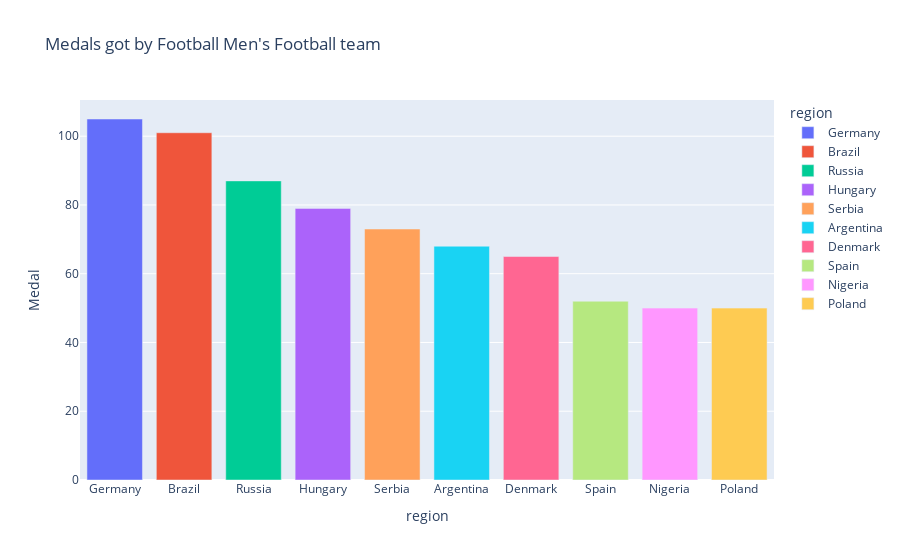

The notebook cell saved with this chart:
### Code cell
import plotly.express as px
px.bar(football_men, x="region",
                    y="Medal", color = "region", title = "Medals got by Football Men's Football team")

### Figure 1 — Plotly figure (JSON) as saved in the notebook; plotly's stock layout.template omitted (floating-point values rounded to 4 significant figures)
{"data": [{"alignmentgroup": "True", "hovertemplate": "region=%{x}<br>Medal=%{y}<extra></extra>", "legendgroup": "Germany", "marker": {"color": "#636efa", "pattern": {"shape": ""}}, "name": "Germany", "offsetgroup": "Germany", "orientation": "v", "showlegend": true, "textposition": "auto", "type": "bar", "x": ["Germany"], "xaxis": "x", "y": [105], "yaxis": "y"}, {"alignmentgroup": "True", "hovertemplate": "region=%{x}<br>Medal=%{y}<extra></extra>", "legendgroup": "Brazil", "marker": {"color": "#EF553B", "pattern": {"shape": ""}}, "name": "Brazil", "offsetgroup": "Brazil", "orientation": "v", "showlegend": true, "textposition": "auto", "type": "bar", "x": ["Brazil"], "xaxis": "x", "y": [101], "yaxis": "y"}, {"alignmentgroup": "True", "hovertemplate": "region=%{x}<br>Medal=%{y}<extra></extra>", "legendgroup": "Russia", "marker": {"color": "#00cc96", "pattern": {"shape": ""}}, "name": "Russia", "offsetgroup": "Russia", "orientation": "v", "showlegend": true, "textposition": "auto", "type": "bar", "x": ["Russia"], "xaxis": "x", "y": [87], "yaxis": "y"}, {"alignmentgroup": "True", "hovertemplate": "region=%{x}<br>Medal=%{y}<extra></extra>", "legendgroup": "Hungary", "marker": {"color": "#ab63fa", "pattern": {"shape": ""}}, "name": "Hungary", "offsetgroup": "Hungary", "orientation": "v", "showlegend": true, "textposition": "auto", "type": "bar", "x": ["Hungary"], "xaxis": "x", "y": [79], "yaxis": "y"}, {"alignmentgroup": "True", "hovertemplate": "region=%{x}<br>Medal=%{y}<extra></extra>", "legendgroup": "Serbia", "marker": {"color": "#FFA15A", "pattern": {"shape": ""}}, "name": "Serbia", "offsetgroup": "Serbia", "orientation": "v", "showlegend": true, "textposition": "auto", "type": "bar", "x": ["Serbia"], "xaxis": "x", "y": [73], "yaxis": "y"}, {"alignmentgroup": "True", "hovertemplate": "region=%{x}<br>Medal=%{y}<extra></extra>", "legendgroup": "Argentina", "marker": {"color": "#19d3f3", "pattern": {"shape": ""}}, "name": "Argentina", "offsetgroup": "Argentina", "orientation": "v", "showlegend": true, "textposition": "auto", "type": "bar", "x": ["Argentina"], "xaxis": "x", "y": [68], "yaxis": "y"}, {"alignmentgroup": "True", "hovertemplate": "region=%{x}<br>Medal=%{y}<extra></extra>", "legendgroup": "Denmark", "marker": {"color": "#FF6692", "pattern": {"shape": ""}}, "name": "Denmark", "offsetgroup": "Denmark", "orientation": "v", "showlegend": true, "textposition": "auto", "type": "bar", "x": ["Denmark"], "xaxis": "x", "y": [65], "yaxis": "y"}, {"alignmentgroup": "True", "hovertemplate": "region=%{x}<br>Medal=%{y}<extra></extra>", "legendgroup": "Spain", "marker": {"color": "#B6E880", "pattern": {"shape": ""}}, "name": "Spain", "offsetgroup": "Spain", "orientation": "v", "showlegend": true, "textposition": "auto", "type": "bar", "x": ["Spain"], "xaxis": "x", "y": [52], "yaxis": "y"}, {"alignmentgroup": "True", "hovertemplate": "region=%{x}<br>Medal=%{y}<extra></extra>", "legendgroup": "Nigeria", "marker": {"color": "#FF97FF", "pattern": {"shape": ""}}, "name": "Nigeria", "offsetgroup": "Nigeria", "orientation": "v", "showlegend": true, "textposition": "auto", "type": "bar", "x": ["Nigeria"], "xaxis": "x", "y": [50], "yaxis": "y"}, {"alignmentgroup": "True", "hovertemplate": "region=%{x}<br>Medal=%{y}<extra></extra>", "legendgroup": "Poland", "marker": {"color": "#FECB52", "pattern": {"shape": ""}}, "name": "Poland", "offsetgroup": "Poland", "orientation": "v", "showlegend": true, "textposition": "auto", "type": "bar", "x": ["Poland"], "xaxis": "x", "y": [50], "yaxis": "y"}], "layout": {"barmode": "relative", "legend": {"title": {"text": "region"}, "tracegroupgap": 0}, "title": {"text": "Medals got by Football Men's Football team"}, "xaxis": {"anchor": "y", "categoryarray": ["Germany", "Brazil", "Russia", "Hungary", "Serbia", "Argentina", "Denmark", "Spain", "Nigeria", "Poland"], "categoryorder": "array", "domain": [0, 1], "title": {"text": "region"}}, "yaxis": {"anchor": "x", "domain": [0, 1], "title": {"text": "Medal"}}}}
